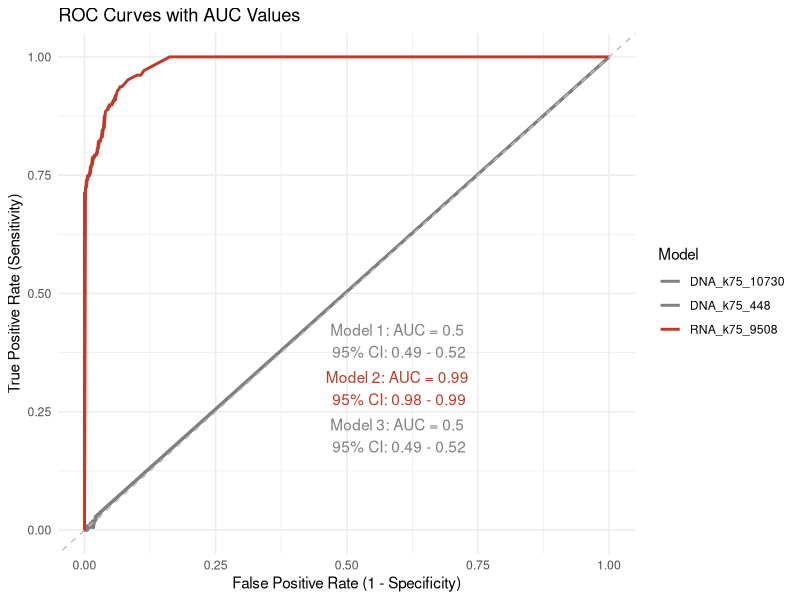

Reproduce this figure in R. (Note: this script raises an error after producing the figure.)
library(ggplot2)
library(ggsci)
library(pROC)
colorsQ = c(pal_nejm("default")(7),"grey50")
#panalA
validation = read.table("roc.discovery.S1.txt",head=T)
roc_obj1 <- roc(validation$cohort, validation[,2])
roc_obj2 <- roc(validation$cohort, validation[,3])
roc_obj3 <- roc(validation$cohort, validation[,4])
auc1 <- auc(roc_obj1)
ci1 <- ci.auc(roc_obj1)
auc2 <- auc(roc_obj2)
ci2 <- ci.auc(roc_obj2)
auc3 <- auc(roc_obj3)
ci3 <- ci.auc(roc_obj3)

roc_data1 <- data.frame(
  FPR = 1 - roc_obj1$specificities,
  TPR = roc_obj1$sensitivities,
  Model = "DNA_k75_448"
)
roc_data2 <- data.frame(
  FPR = 1 - roc_obj2$specificities,
  TPR = roc_obj2$sensitivities,
  Model = "RNA_k75_9508"
)

roc_data3 <- data.frame(
  FPR = 1 - roc_obj3$specificities,
  TPR = roc_obj3$sensitivities,
  Model = "DNA_k75_10730"
)

roc_data <- rbind(roc_data1, roc_data2, roc_data3)
custom_colors <- c("DNA_k75_448" = "grey50", "RNA_k75_9508" = "#BC3C29FF", "DNA_k75_10730" = "grey50")
roc_plot <- ggplot(roc_data, aes(x = FPR, y = TPR, color = Model) )+
geom_line(size = 1) + scale_color_manual(values = custom_colors) +
geom_abline(intercept = 0, slope = 1, linetype = "dashed",color = "grey") +
labs(
    title = "ROC Curves of COPs contigs in f1w and ContolS1",
    x = "False Positive Rate (1 - Specificity)",
    y = "True Positive Rate (Sensitivity)",
) +
theme_minimal() +
annotate("text", x = 0.6, y = 0.4, label = paste("Model 1: AUC =", round(auc1, 2), "\n95% CI:", round(ci1[1], 2), "-", round(ci1[3], 2)), color = "grey50") +
annotate("text", x = 0.6, y = 0.3, label = paste("Model 2: AUC =", round(auc2, 2), "\n95% CI:", round(ci2[1], 2), "-", round(ci2[3], 2)), color = "#BC3C29FF") +
annotate("text", x = 0.6, y = 0.2, label = paste("Model 3: AUC =", round(auc3, 2), "\n95% CI:", round(ci3[1], 2), "-", round(ci3[3], 2)), color = "grey50")

#panelB
validation = read.table("roc.validation.S2.txt",head=T)
roc_obj1 <- roc(validation$cohort, validation[,2])
roc_obj2 <- roc(validation$cohort, validation[,3])
roc_obj3 <- roc(validation$cohort, validation[,4])
auc1 <- auc(roc_obj1)
ci1 <- ci.auc(roc_obj1)
auc2 <- auc(roc_obj2)
ci2 <- ci.auc(roc_obj2)
auc3 <- auc(roc_obj3)
ci3 <- ci.auc(roc_obj3)

roc_data1 <- data.frame(
  FPR = 1 - roc_obj1$specificities,
  TPR = roc_obj1$sensitivities,
  Model = "DNA_k75_448"
)
roc_data2 <- data.frame(
  FPR = 1 - roc_obj2$specificities,
  TPR = roc_obj2$sensitivities,
  Model = "RNA_k75_9508"
)

roc_data3 <- data.frame(
  FPR = 1 - roc_obj3$specificities,
  TPR = roc_obj3$sensitivities,
  Model = "DNA_k75_10730"
)

roc_data <- rbind(roc_data1, roc_data2, roc_data3)
custom_colors <- c("DNA_k75_448" = "grey50", "RNA_k75_9508" = "#BC3C29FF", "DNA_k75_10730" = "grey50")
roc_plot <- ggplot(roc_data, aes(x = FPR, y = TPR, color = Model) )+
geom_line(size = 1) + scale_color_manual(values = custom_colors) +
geom_abline(intercept = 0, slope = 1, linetype = "dashed",color = "grey") +
labs(
    title = "ROC Curves with AUC Values",
    x = "False Positive Rate (1 - Specificity)",
    y = "True Positive Rate (Sensitivity)",
) +
theme_minimal() +
annotate("text", x = 0.6, y = 0.4, label = paste("Model 1: AUC =", round(auc1, 2), "\n95% CI:", round(ci1[1], 2), "-", round(ci1[3], 2)), color = "grey50") +
annotate("text", x = 0.6, y = 0.3, label = paste("Model 2: AUC =", round(auc2, 2), "\n95% CI:", round(ci2[1], 2), "-", round(ci2[3], 2)), color = "#BC3C29FF") +
annotate("text", x = 0.6, y = 0.2, label = paste("Model 3: AUC =", round(auc3, 2), "\n95% CI:", round(ci3[1], 2), "-", round(ci3[3], 2)), color = "grey50")

#panel C
cutoff_pool <- as.vector(read.table("roc.validation.cutoff.S2.txt",head=T))[[1]]
tp = c(); fp = c(); fn = c(); tn = c()
i = 1
for (i in 1:(length(cutoff_pool)-1)){
	j = 1
	pool_diagnosis = c()
	while (j <= dim(validation)[1]){
	value = validation[j,]
	diagnosis = as.numeric(value[2:4]) > cutoff_pool[i]
		if (TRUE %in% diagnosis){
		pool_diagnosis[j] = "Vali"
		}
		else{
		pool_diagnosis[j] = "Control"
		}
	j = j + 1
	}
	pool_tem_diagnosis = data.frame(validation,cohort=validation$cohort,pool_diagnosis=pool_diagnosis)
	tp[i] = length(which(pool_tem_diagnosis$cohort=="Vali" & pool_tem_diagnosis$pool_diagnosis=="Vali"))
	tn[i] = length( which(pool_tem_diagnosis$cohort=="Control" & pool_tem_diagnosis$pool_diagnosis=="Control"))
	fp[i] = length( which(pool_tem_diagnosis$cohort=="Control" & pool_tem_diagnosis$pool_diagnosis=="Vali"))
	fn[i] = length( which(pool_tem_diagnosis$cohort=="Vali" & pool_tem_diagnosis$pool_diagnosis=="Control"))
}
Precision=tp/(tp+fp);Recall=tp/(tp+fn);
f1s = 2*((Precision*Recall)/(Precision+Recall))
output = data.frame( cutoff=cutoff_pool[1:149],tp=tp,tn=tn,fp=fp,fn=fn,pre=Precision,rec=Recall,f1s=f1s)
df <- data.frame(cutoff=output$cutoff,pre=output$pre,rec=output$rec,f1s=output$f1s)
dfm <- melt(df, id = "cutoff")
ggplot(dfm, aes(x = cutoff, y = value, color = variable)) +
  geom_line() +
  geom_point() +
  scale_color_manual(values = c("#F8766D", "#00BFC4", "#619CFF")) +  # Custom line colors
  labs(x = "Cops genomic cutoff", y = "Value", color = "Metric") +
  theme_minimal()
